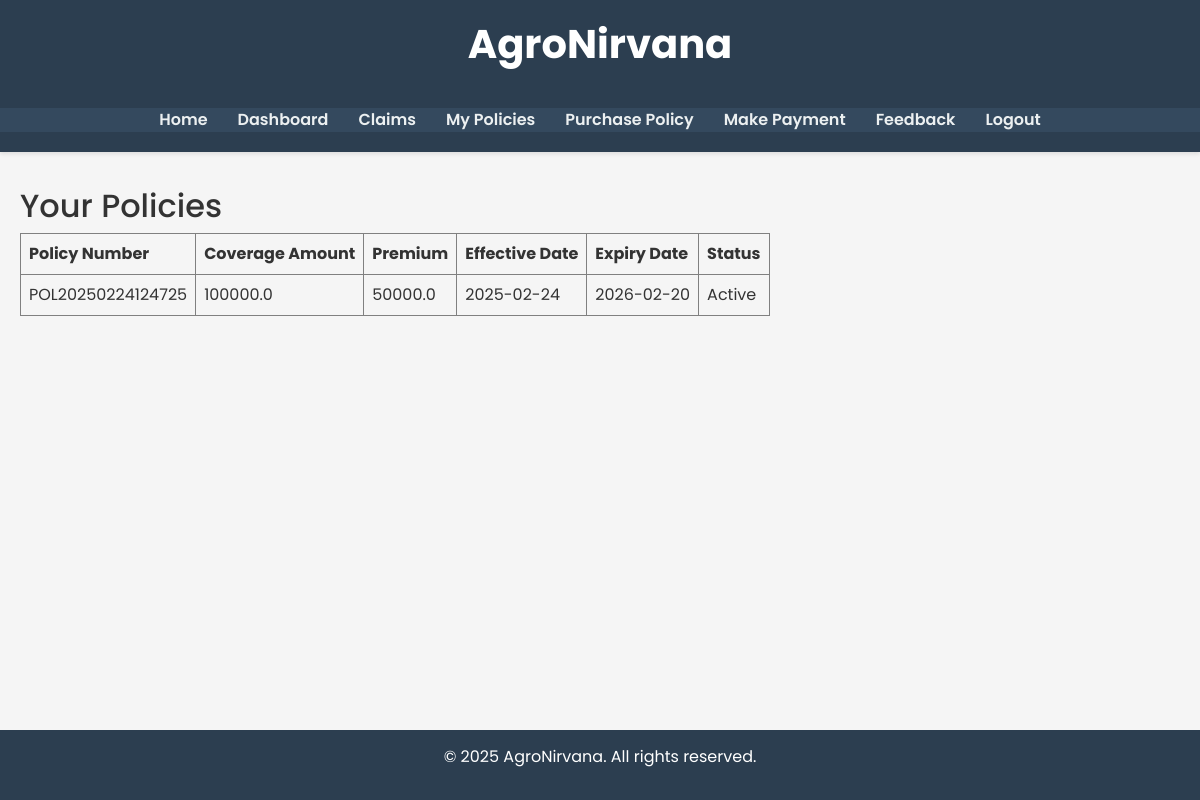
/policies (signed in), run on the app's committed database.
### models.py (models this page shows, shortened)
class Policy(db.Model):
    __tablename__ = 'policy'
    id = db.Column(db.Integer, primary_key=True)
    user_id = db.Column(db.Integer, db.ForeignKey('user.id'), nullable=False)
    policy_number = db.Column(db.String(100), unique=True, nullable=False)
    coverage_amount = db.Column(db.Float, nullable=False)
    premium = db.Column(db.Float, nullable=False)
    effective_date = db.Column(db.DateTime, default=datetime.utcnow)
    expiry_date = db.Column(db.DateTime, nullable=False)
    status = db.Column(db.String(50), default='Active')  # Active, Expired, Cancelled

### app.py (the view)
@app.route('/policies')
@login_required  # Only authenticated users can view their policies
def policies():
    user_policies = current_user.policies
    return render_template('policies.html', policies=user_policies)

### app.py (called while the page is built)
@login_manager.user_loader
def load_user(user_id):
    return User.query.get(int(user_id))

### templates/policies.html
{% extends "base.html" %}
{% block content %}
  <h2>Your Policies</h2>
  {% if policies %}
  <table border="1" cellpadding="8">
    <thead>
      <tr>
        <th>Policy Number</th>
        <th>Coverage Amount</th>
        <th>Premium</th>
        <th>Effective Date</th>
        <th>Expiry Date</th>
        <th>Status</th>
      </tr>
    </thead>
    <tbody>
      {% for policy in policies %}
      <tr>
        <td>{{ policy.policy_number }}</td>
        <td>{{ policy.coverage_amount }}</td>
        <td>{{ policy.premium }}</td>
        <td>{{ policy.effective_date.strftime('%Y-%m-%d') }}</td>
        <td>{{ policy.expiry_date.strftime('%Y-%m-%d') }}</td>
        <td>{{ policy.status }}</td>
      </tr>
      {% endfor %}
    </tbody>
  </table>
  {% else %}
    <p>You have no policies.</p>
  {% endif %}
{% endblock %}

### static/css/style.css (style rules this page uses)
body { font-family: 'Poppins', sans-serif; margin: 0; padding: 0; background: #f5f5f5; color: #333; }

### data on the page
Policy: policy_number "POL20250224124725", coverage_amount "100000.0", premium "50000.0", effective_date "2025-02-24", expiry_date "2026-02-20", status "Active"
